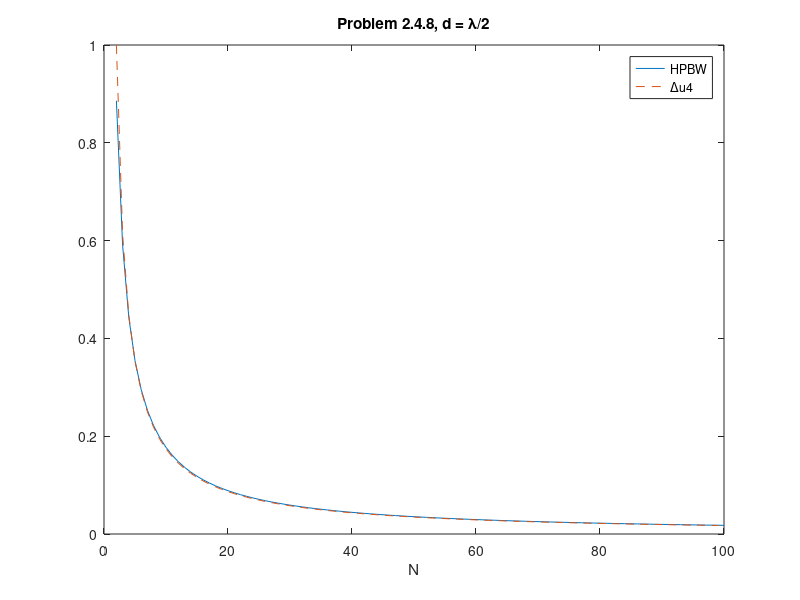

The MATLAB script that drew this image:
%%%%%%%%%%%%%%%%%%%%%%%%%%%%%%%%
% Problem 2.4.8
% Xin Zhang
% Last updated 1/25/99
%%%%%%%%%%%%%%%%%%%%%%%%%%%%%%%%

clear all;
close all;

N = (2:100);
HPBW = 0.886*2./N;
u4 = sqrt(3./(N.^2-1));

figure;
plot(N,HPBW,'-',N,u4,'--')
title('Problem 2.4.8, d = \lambda/2')
xlabel('N')
legend('HPBW','\Deltau4')
